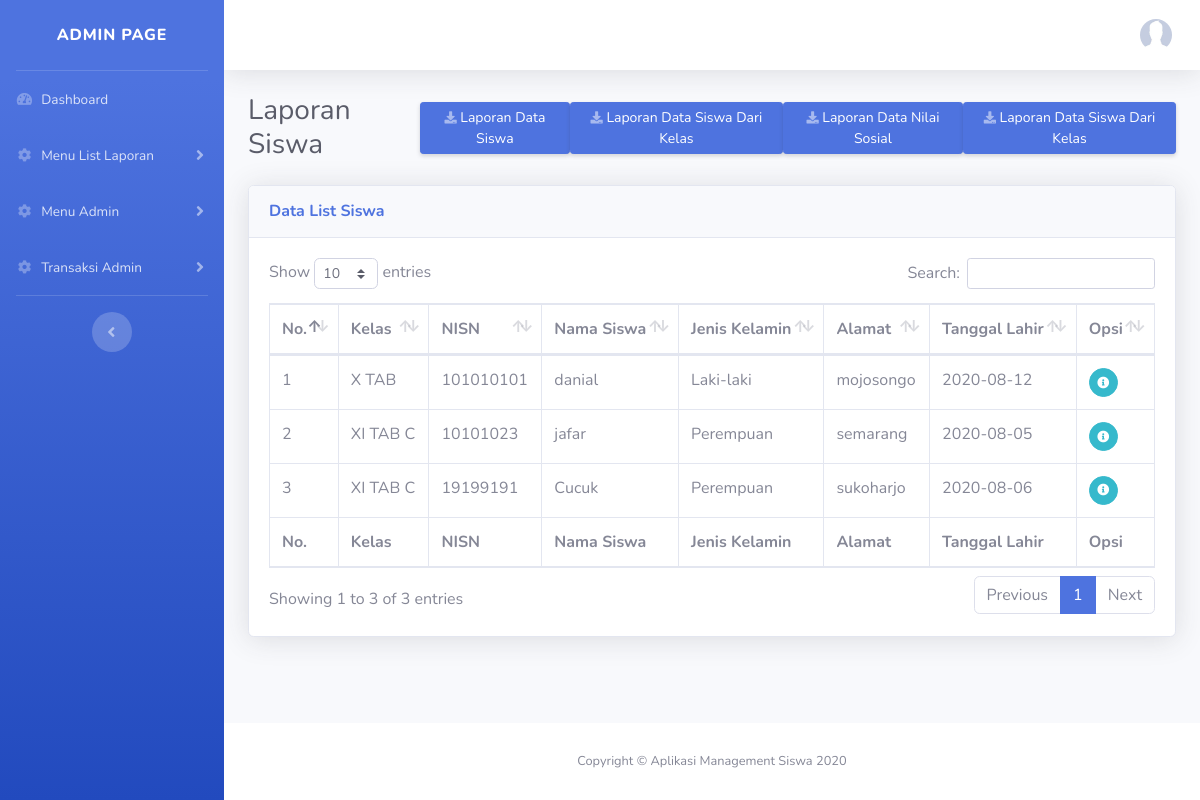
The app's page /index.php/laporansiswa with its own data.
### tables this page shows
CREATE TABLE `siswa` (
  `id_siswa` int(11) NOT NULL,
  `id_kelas` int(11) DEFAULT NULL,
  `nisn` varchar(255) DEFAULT NULL,
  `nama_siswa` varchar(255) DEFAULT NULL,
  `jenis_kelamin` varchar(255) DEFAULT NULL,
  `alamat` text,
  `tgl_lahir` date DEFAULT NULL
);

CREATE TABLE `kelas` (
  `id_kelas` int(11) NOT NULL,
  `id_wali_kelas` int(11) DEFAULT NULL,
  `kelas` varchar(255) DEFAULT NULL,
  `jurusan` varchar(255) DEFAULT NULL
);

### application/controllers/LaporanSiswa.php (called while the page is built, shortened)
<?php
class LaporanSiswa extends CI_Controller {
    public function __construct()
    {
        $this->load->library('pdf');
        $this->load->model('SiswaModel');
        $this->load->model('NilaiSosialModel');
        $this->load->model('KelasModel');
        $this->load->model('LilasModel');
        $this->load->model('PelanggaranModel');
    }
    public function index ()
    {
        $data = $this->SiswaModel->getAllData();
        $this->load->view('layout/header', ['data' => $data]);
        $this->load->view('admin/side_menu');
        $this->load->view('admin/laporan_siswa');
        $this->load->view('layout/footer');
    }
}

### index.php (called while the page is built, shortened)
<?php
require_once BASEPATH.'core/CodeIgniter.php';

### application/models/SiswaModel.php (called while the page is built, shortened)
<?php
class SiswaModel extends CI_Model
{
    public function getAllData()
    {
        $this->db->select('siswa.*, kelas.*');
        $this->db->from('siswa');
        $this->db->join('kelas', 'kelas.id_kelas = siswa.id_kelas');
        return $this->db->get()->result_array();
    }
}

### application/views/admin/laporan_siswa.php (the view, shortened to what this page needs)
<div class="d-sm-flex align-items-center justify-content-between mb-4">
  <h1 class="h3 mb-0 text-gray-800">Laporan Siswa</h1>
  <a href="<?= base_url('laporansiswa/laporankeseluruhan'); ?>" class="d-none d-sm-inline-block btn btn-sm btn-primary shadow-sm "><i class="fas fa-download fa-sm text-white-50"></i> Laporan Data Siswa</a>
  <a href="#" data-toggle="modal" data-target="#tambahModal" class="d-none d-sm-inline-block btn btn-sm btn-primary shadow-sm"><i class="fas fa-download fa-sm text-white-50"></i> Laporan Data Siswa Dari Kelas</a>
  <a href="<?= base_url('laporansiswa/laporannilaisosial'); ?>" class="d-none d-sm-inline-block btn btn-sm btn-primary shadow-sm "><i class="fas fa-download fa-sm text-white-50"></i> Laporan Data Nilai Sosial</a>
  <a href="#" data-toggle="modal" data-target="#tambahModal2" class="d-none d-sm-inline-block btn btn-sm btn-primary shadow-sm"><i class="fas fa-download fa-sm text-white-50"></i> Laporan Data Siswa Dari Kelas</a>
</div>
<div class="card shadow mb-4">
  <div class="card-header py-3">
    <h6 class="m-0 font-weight-bold text-primary">Data List Siswa</h6>
  </div>
  <div class="card-body">
    <div class="table-responsive">
      <table class="table table-bordered" id="dataTable" width="100%" cellspacing="0">
        <thead>
          <tr>
            <th>No.</th>
            <th>Kelas</th>
            <th>NISN</th>
            <th>Nama Siswa</th>
            <th>Jenis Kelamin</th>
            <th>Alamat</th>
            <th>Tanggal Lahir</th>
            <th>Opsi</th>
          </tr>
        </thead>
        <tfoot>
          <tr>
            <th>No.</th>
            <th>Kelas</th>
            <th>NISN</th>
            <th>Nama Siswa</th>
            <th>Jenis Kelamin</th>
            <th>Alamat</th>
            <th>Tanggal Lahir</th>
            <th>Opsi</th>
          </tr>
        </tfoot>
        <tbody>
            <?php $i = 1; foreach ($data as $key) : ?>
          <tr>
            <td><?= $i; ?></td>
            <td><?= $key['kelas'] . ' ' . $key['jurusan'] ?></td>
            <td><?= $key['nisn'] ?></td>
            <td><?= $key['nama_siswa'] ?></td>
            <td><?= $key['jenis_kelamin'] ?></td>
            <td><?= $key['alamat'] ?></td>
            <td><?= $key['tgl_lahir'] ?></td>
            <td>
                <div class="btn-group" role="group" aria-label="Basic example">
                  <form action="<?= base_url('laporansiswa/laporanSiswa'); ?>" method="GET">
                      <button href="#" class="btn btn-info btn-circle btn-sm mr-1">
                        <i class="fas fa-info-circle"></i>
                      </button>
                  </form>
              </div>
            </td>
          </tr>
            <?php $i++; endforeach; ?>
        </tbody>
      </table>
    </div>
  </div>
</div>

### records on screen
siswa: id_kelas.kelas "X", id_kelas.jurusan "TAB", nisn "101010101", nama_siswa "danial", jenis_kelamin "Laki-laki", alamat "mojosongo", tgl_lahir "2020-08-12"
siswa: id_kelas.kelas "XI", id_kelas.jurusan "TAB C", nisn "10101023", nama_siswa "jafar", jenis_kelamin "Perempuan", alamat "semarang", tgl_lahir "2020-08-05"
siswa: id_kelas.kelas "XI", id_kelas.jurusan "TAB C", nisn "19199191", nama_siswa "Cucuk", jenis_kelamin "Perempuan", alamat "sukoharjo", tgl_lahir "2020-08-06"
